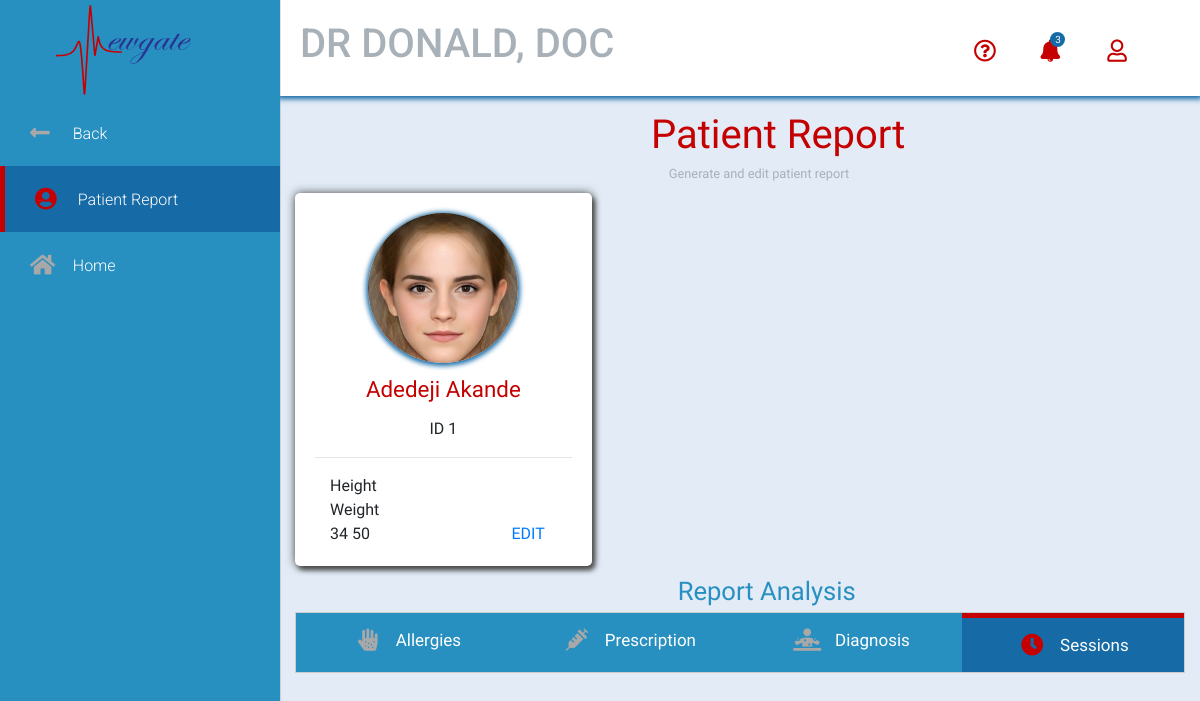
The page /pages/patientfile.php?ID=1 (signed in) on the database its author committed.
### tables this page shows
CREATE TABLE `tbl_patients` (
  `ID` int(11) NOT NULL,
  `firstname` varchar(255) NOT NULL,
  `lastname` varchar(255) NOT NULL,
  `email` varchar(255) NOT NULL,
  `phone_num` varchar(255) NOT NULL,
  `dob` date NOT NULL,
  `height` float DEFAULT NULL,
  `weight` float DEFAULT NULL
);

### functions/functions.php (called while the page is built, shortened)
<?php
    function getCurrentUserOrDie(){
        if(!isset($_SESSION['user'])){
            doUnauthorized();
        }else{
            return $_SESSION['user'];
        }
    }
    class Input{
        static function get($var, $default = NULL){
            if( isset($_GET[$var])){
                $res = $_GET[$var];
                if(trim($res)){
                    return $res;
                }else{
                    return $default;
                }
            }else{
                return $default;
            }
        }
    }
?>

### classes/user.php (called while the page is built, shortened)
<?php
class User {
    public $id, $email, $firstname, $lastname, $role;
    function __construct($id, $email, $firstname, $lastname, $role){
        $this->role = $role;
    }
    function isDoctor(){
        return in_array('DOCTOR', $this->role);
    }
}

### classes/patient.php (called while the page is built, shortened)
<?php
require_once('user.php');
class Patient {
    function __construct($ID, $email, $firstname, $lastname, $phone_num, $dob, $height, $weight, $sessbill=null, $docID=null){
        $this->ID = $ID;
        $this->firstname = $firstname;
        $this->lastname = $lastname;
        $this->height = $height;
        $this->weight = $weight;
    }
    static function getPatient($conn, $stmt, $data){
        $stmt->execute($data);
        if( $result = $stmt->fetch(PDO::FETCH_ASSOC) ){
            $id = $result["ID"];
            return new Patient($id, $result["email"], $result["firstname"], $result["lastname"], $result["phone_num"], $result['dob'], $result['height'], $result['weight']);
        }
        return null;
    }
    static function getPatientByID($conn, $id){
        $stmt = $conn->prepare("SELECT * FROM tbl_patients WHERE id = :id");
        $data = array("id"=> $id);
        return self::getPatient($conn, $stmt, $data);
    }
}

### pages/patientfile.php (the view, shortened to what this page needs)
<?php
require_once('../functions/conn.php');
require_once('../functions/functions.php');
require_once("../classes/user.php");
require_once("../classes/patient.php");
$current_user = getCurrentUserOrDie();
if (isset($_GET['ID'])) {
    $conn = connect();
    $id = Input::get('ID');
    $currentP = Patient::getPatientByID($conn, $id);
}
?>
<!DOCTYPE html>
<html>
<head>
    <link rel="stylesheet" href="../assets/css/bootstrap.min.css">
    <link rel="stylesheet" type="text/css" media="screen" href="../assets/css/style.css"/>
    <link rel="stylesheet" type="text/css" media="screen" href="../assets/css/main.css"/>
    <link rel="stylesheet" type="text/css" media="screen" href="../assets/css/report.css"/>
    <link rel="stylesheet" href="https://use.fontawesome.com/releases/v5.0.13/css/all.css"
>
    <link rel="stylesheet" href="../assets/web-fonts-with-css/css/fontawesome-all.css">
</head>
<body>
<section id="sideMenu">
    <img class="logo" src="../assets/images/newgate.svg" alt="logo here">
    <nav>
        <a href="viewpatients.php" class="dash_btn"><i class="fas fa-long-arrow-alt-left"></i>Back</a>
        <a href="#" class="active dash_btn"><i class="fas fa-user-circle"></i>Patient Report</a>
        <a href="../pages/dashboard.php" class="dash_btn"><i class="fas fa-home"></i>Home</a>
    </nav>
</section>
<header>
    <div class="name-field">
        <H1><?php
            $name = ($current_user->isDoctor()) ? "DR " : "";
            $name .= strtoupper($current_user->firstname) . ", ";
            $name .= strtoupper($current_user->lastname);
            echo $name;
            ?></H1>
    </div>
    <div class="user-field">
        <a href="#"><i class="b far fa-question-circle"></i></a>
        <a href="#" class="notification"><i class="b fas fa-bell"></i><span class="circle">3</span></a>
        <a href="#">
            <i class="b far fa-user"></i>
        </a>
    </div>
</header>
<section id="content-area">
    <div class="heading">
        <h1>Patient Report</h1>
        <p>Generate and edit patient report</p>
    </div>
    <div class="cards-r">
        <div class="card-r col-md-4">
            <div class="patient-img"></div>
            <span class="user-name"><?php echo htmlspecialchars($currentP->firstname . " " . $currentP->lastname); ?></span>
            <span class="user-detail">ID <?php echo $currentP->ID; ?></span>
            <hr>
            <div class="col-md-3">
                <span class="height">Height</span>
                <span class="weight">Weight</span>
            </div>
            <div class="col-md-9">
                <span class="height"><?php echo htmlspecialchars($currentP->height); ?></span>
                <span class="weight"><?php echo htmlspecialchars($currentP->weight); ?></span>
            </div>
            <a class="edit_btn" href="managepatients.php?ID=<?php echo $currentP->ID; ?>">EDIT</a>
        </div>
    </div>
    <div class="card-r">
        <h6>Report Analysis</h6>
        <div class="history_display">
            <div class="tab">
                <button class="tablinks" onclick="openCity(event, 'allergies')"><i class="fas fa-allergies"></i>Allergies
                </button>
                <button class="tablinks" onclick="openCity(event, 'prescription')"><i class="fas fa-syringe"></i>Prescription
                </button>
                <button class="tablinks" onclick="openCity(event, 'diagnose')"><i class="fas fa-diagnoses"></i>Diagnosis
                </button>
                <button class="tablinks active" onclick="openCity(event, 'sessions')"><i class="fas fa-clock"></i>Sessions
                </button>
            </div>
        </div>
    </div>
</section>
</body>
</html>

### assets/css/style.css (style rules this page uses)
* { box-sizing: border-box; }
body { font-family: 'roboto', sans-serif; margin: 0; background: #E2EBF6; height: 100vh; }
header { background: white; margin-left: 280px; padding: 20px; box-shadow: 0 1px 5px 2px rgb(22, 107, 167); }
header .name-field { display: inline-block; width: 50%; color: #A8B1B8; }
header .search-field .fas, .far { transition: all 0.3s ease-in-out; }
header .search-field:hover .fas, .far { color: #C50000; }
header .user-field { display: inline-block; float: right; padding: 10px; }
header .user-field a { display: inline-block; padding-right: 20px; text-decoration: none; }
.notification { position: relative; font-size: 20px; padding-top: 5px; }
.notification .circle { background: #166BA7; width: 15px; height: 15px; border-radius: 50%; display: inline-block; font-size: 10px; color: white; text-align: center; position: absolute; top: 2px; left: 10px; }
.logo { height: 100px; width: 135px; margin-left: 20%; }
#sideMenu { background: #2890C1; width: 280px; height: 100vh; box-shadow: 0 -3px 1px rgb(77, 77, 77); position: absolute; bottom: 0; top: 0; z-index: 4; }
#sideMenu nav a { display: block; color: #FFFFFF; text-decoration: none; padding: 20px 30px; font-weight: 300; transition: all 0.3s ease-in-out; }
.dash_btn { transition: all 0.3s ease-in-out; }
.dash_btn:hover .fas, .far { color: #C50000; }
.active { background: #166BA7; border-left: 5px solid #C50000; padding: 15px 30px 15px 25px; }
.active .fas, .far { color: #C50000; }
.fas, .far { color: #A8A8A8; font-size: 1.4rem; margin-right: 0.8rem; display: inline-block; width: 30px; position: relative; top: 2px; }
.b { color: #C50000; }
.tab { overflow: hidden; border: 1px solid #ccc; background-color: #2890C1; }
.tab button { background-color: inherit; float: left; border-bottom: none; border-left: none; border-right: none; outline: none; cursor: pointer; padding: 14px 16px; transition: 0.3s; font-size: 17px; border-top: 0px; }
.tab .active { background-color: #166BA7; border-top: 5px solid #C50000; }
#content-area { margin-left: 280px; padding: 15px; }

### assets/css/main.css (style rules this page uses)
::placeholder { color: #4975e9; }

### assets/css/report.css (style rules this page uses)
.heading h1, h6 { color: #C50000; font-size:2.5rem; font-weight: 400; margin-bottom: 5px; margin-left: 40% }
h6 { color: #2890C1; font-size:1.6rem; font-weight: 400; margin-bottom: 5px; margin-left: 43% }
.heading p { color: #A8B1B8; font-size: 0.8rem; margin-bottom: 10px; margin-left: 42% }
.cards-r .card-r { background-color: white; box-shadow: 3px 4px 5px rgb(77, 77, 77), 0 0 10px rgb(77, 77, 77); transition: all 0.3s ease-in-out; border-radius: 5px; padding: 20px; margin-bottom: 10px; }
.col-md-4 { padding: 0 15px; display: inline-block; }
.col-md-3 { padding: 0 15px; display: inline-block; }
.col-md-9 { padding: 0 15px; display: inline-block; }
.cards-r .card-r .patient-img { background: url("../images/emma.jpg") no-repeat center center; -webkit-background-size: cover; -moz-background-size: cover; -o-background-size: cover; background-size: cover; width: 150px; height: 150px; border-radius: 50%; box-shadow: 0 1px 5px 2px rgb(22, 107, 167); margin: 0 auto; }
.cards-r .card-r .user-name { font-size: 1.4rem; color :#C50000; display:block; text-align: center; margin: 10px 0; }
.cards-r .card-r .user-detail { display: block; font-size: 1rem; text-align: center; margin: 10px 0; }
.tablinks { color:white; width:25%; }

### rows shown on the page
tbl_patients: firstname+lastname "Adedeji Akande", ID "1", height "34", weight "50"

### other values the page prints
$name "DR DONALD, DOC"
